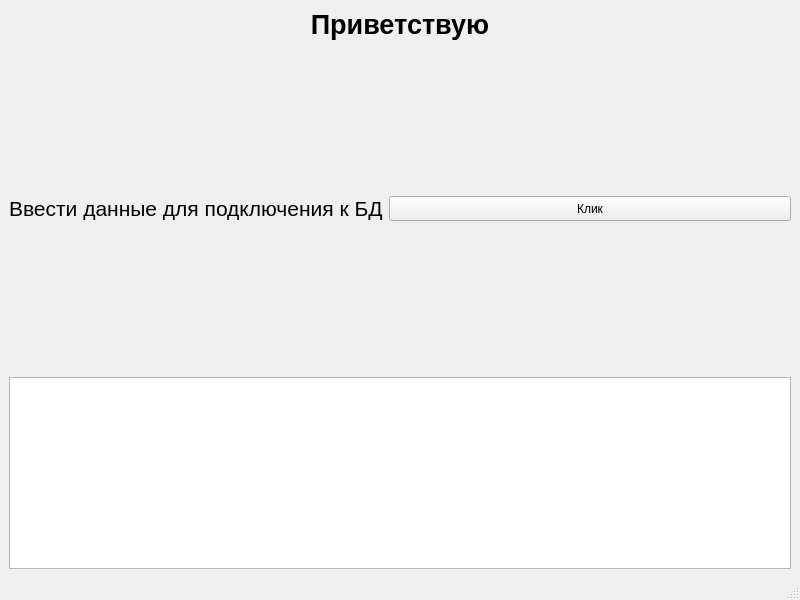
<?xml version="1.0" encoding="UTF-8"?>
<ui version="4.0">
 <class>MainWindow</class>
 <widget class="QMainWindow" name="MainWindow">
  <property name="geometry">
   <rect>
    <x>0</x>
    <y>0</y>
    <width>800</width>
    <height>600</height>
   </rect>
  </property>
  <property name="windowTitle">
   <string>MainWindow</string>
  </property>
  <widget class="QWidget" name="centralwidget">
   <layout class="QGridLayout" name="gridLayout">
    <item row="0" column="0" colspan="3">
     <widget class="QLabel" name="label">
      <property name="font">
       <font>
        <pointsize>20</pointsize>
        <bold>true</bold>
       </font>
      </property>
      <property name="text">
       <string>Приветствую</string>
      </property>
      <property name="alignment">
       <set>Qt::AlignmentFlag::AlignCenter</set>
      </property>
     </widget>
    </item>
    <item row="2" column="1" colspan="2">
     <widget class="QPushButton" name="pushButton">
      <property name="sizePolicy">
       <sizepolicy hsizetype="Minimum" vsizetype="Minimum">
        <horstretch>0</horstretch>
        <verstretch>0</verstretch>
       </sizepolicy>
      </property>
      <property name="text">
       <string>Клик</string>
      </property>
     </widget>
    </item>
    <item row="2" column="0">
     <widget class="QLabel" name="label_2">
      <property name="font">
       <font>
        <pointsize>16</pointsize>
       </font>
      </property>
      <property name="text">
       <string>Ввести данные для подключения к БД</string>
      </property>
     </widget>
    </item>
    <item row="3" column="0">
     <spacer name="verticalSpacer">
      <property name="orientation">
       <enum>Qt::Orientation::Vertical</enum>
      </property>
      <property name="sizeHint" stdset="0">
       <size>
        <width>20</width>
        <height>40</height>
       </size>
      </property>
     </spacer>
    </item>
    <item row="1" column="0">
     <spacer name="verticalSpacer_2">
      <property name="orientation">
       <enum>Qt::Orientation::Vertical</enum>
      </property>
      <property name="sizeHint" stdset="0">
       <size>
        <width>20</width>
        <height>40</height>
       </size>
      </property>
     </spacer>
    </item>
    <item row="4" column="0" colspan="3">
     <widget class="QTextEdit" name="textEdit"/>
    </item>
   </layout>
  </widget>
  <widget class="QMenuBar" name="menubar">
   <property name="geometry">
    <rect>
     <x>0</x>
     <y>0</y>
     <width>800</width>
     <height>21</height>
    </rect>
   </property>
  </widget>
  <widget class="QStatusBar" name="statusbar"/>
 </widget>
 <resources/>
 <connections/>
</ui>
